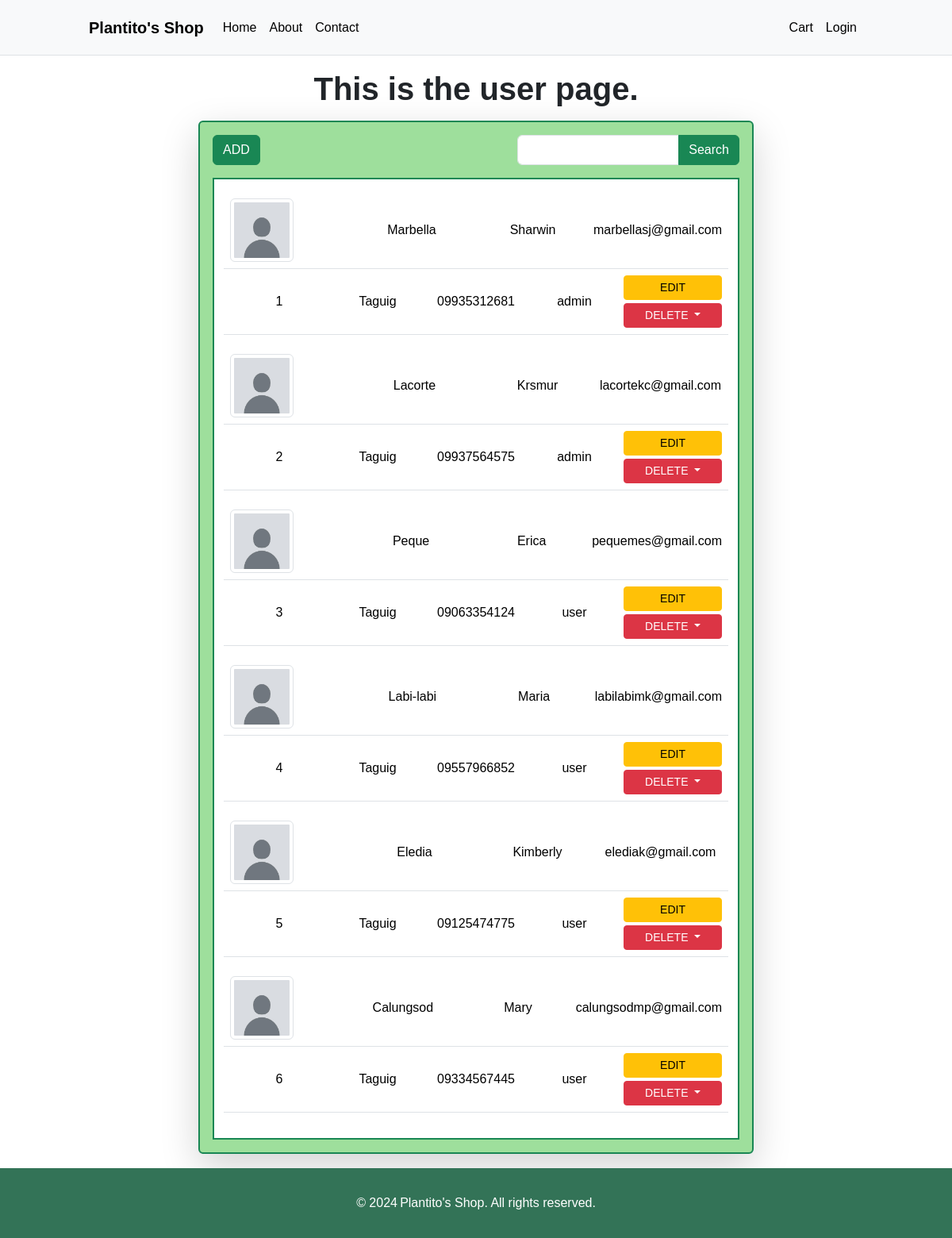
The app's page /user/index.php with its own data.
### tables this page shows
CREATE TABLE user (
    user_id INT NOT NULL PRIMARY KEY AUTO_INCREMENT,
    email char(64),
    password varchar(64),
    lname varchar(32) NOT NULL,
    fname varchar(32),
    addressline TEXT,
    phone varchar(16),
    pfp_path varchar(128),
    role_id INT NOT NULL
);

CREATE TABLE role(
    role_id INT NOT NULL PRIMARY KEY AUTO_INCREMENT,
    description varchar(32)
);

### user/index.php (the view, shortened to what this page needs)
<?php
    include('../includes/config.php');
    include('../includes/headerBS.php');
    if(isset($_GET['search']))
        $keyword = strtolower(trim($_GET['search']));
    else
        $keyword = "";
    if($keyword){
        $sql = "SELECT u.user_id, u.lname, u.fname, u.email, u.addressline, u.phone, u.pfp_path, r.description FROM user u INNER JOIN role r ON u.role_id = r.role_id WHERE u.lname LIKE '%{$keyword}%'";
        $result = mysqli_query($conn, $sql);
    }else{
        $sql = "SELECT u.user_id, u.lname, u.fname, u.email, u.addressline, u.phone, u.pfp_path, r.description FROM user u INNER JOIN role r ON u.role_id = r.role_id";
        $result = mysqli_query($conn, $sql);
    }
?>
<!DOCTYPE html>
<html lang="en">
<head>
    <link href="https://cdn.jsdelivr.net/npm/bootstrap@5.3.3/dist/css/bootstrap.min.css" rel="stylesheet">
</head>
<body>
    <h1 class="text-center p-2 fw-bold">This is the user page.</h1>
    <div class="container-sm outer-box p-3 mb-3 shadow-lg  border border-success border-2 rounded">
        <div class="row top-header pb-3 justify-content-between">
            <div class="col-4 d-flex align-items-center justify-content-start">
                <form action="register.php" method="post">
                    <button class="btn btn-success" name="add_user">ADD</button>
                </form>
            </div>
            <div class="col-8 d-flex align-items-center justify-content-end">
                <form action="" method="get" class="d-inline-block">
                    <div class="input-group">
                        <input type="text" class="form-control" name="search">
                        <button class="btn btn-success">Search</button>
                    </div>
                </form>
            </div>
        </div>
        <div class="container inner-box border border-success border-2 py-3 px-4">
        <?php
            while($row = mysqli_fetch_array($result)){
                echo "
                    <table class=\"table text-center \">
                        <tr class=\"details row d-grid\">
                            <td class=\"col d-flex d-flex align-items-center\">
                                <div class=\"col d-grid align-items-center\">
                                    <img class=\"img-thumbnail image-admin-css\" src=\"{$row['pfp_path']}\" style=\"object-fit: cover;\">
                                </div>
                                <div class=\"col d-grid align-items-center text-wrap\">{$row['lname']}</div>
                                <div class=\"col d-grid align-items-center text-wrap\">{$row['fname']}</div>
                                <div class=\"col d-grid align-items-center text-wrap\">{$row['email']}</div>
                            </td>
                            <td class=\"col d-flex align-items-center\">
                                <div class=\"col d-grid align-items-center text-wrap\">{$row['user_id']}</div>
                                <div class=\"col d-grid align-items-center text-wrap\">{$row['addressline']}</div>
                                <div class=\"col d-grid align-items-center text-wrap\">{$row['phone']}</div>
                                <div class=\"col d-grid align-items-center text-wrap\">{$row['description']}</div>
                                <div class=\"col d-grid align-items-center\">
                                    <div class=\"row d-grid gap-1\">
                                        <form action=\"edit.php\" method=\"post\">
                                            <button class=\"btn btn-warning btn-sm w-100\" name=\"update_id\" value=\"{$row['user_id']}\">EDIT</button>
                                        </form>
                                        <div class=\"dropdown d-block\">
                                            <button class=\"btn btn-danger btn-sm w-100 dropdown-toggle\" type=\"button\" data-bs-toggle=\"dropdown\" aria-expanded=\"false\">
                                                DELETE
                                            </button>
                                                    <button class=\"dropdown-item btn-sm w-100\" name=\"delete_id\" value=\"{$row['user_id']}\">YES</button>
                                                    <button class=\"dropdown-item btn-sm w-100\" name=\"no\" value=\"{$row['user_id']}\">NO</button>
                                        </div>
                                    </div>
                                </div>
                            </td>
                        </tr>
                    </table>
                ";
            }
        ?>
        </div>
    </div>
</body>
</html>
<?php
    include('../includes/footer.php');
?>

### includes/headerBS.php (shortened to what this page needs)
<nav class="navbar navbar-expand-sm bg-body-tertiary site-header border-bottom">
    <div class="container-fluid" style="max-width: 1000px;">
        <a class="navbar-brand fw-bold green-hover" href="/plantitoshop/">Plantito's Shop</a>
        <div class="collapse navbar-collapse" id="navbarSupportedContent">
            <ul class="navbar-nav me-auto mb-2 mb-sm-0">
                <li class="nav-item">
                    <a class="nav-link green-hover" href="/plantitoshop/">Home</a>
                </li>
                <li class="nav-item">
                    <a class="nav-link green-hover" href="#">About</a>
                </li>
                <li class="nav-item">
                    <a class="nav-link green-hover" href="#">Contact</a>
                </li>
            </ul>
            <ul class="navbar-nav mb-2 mb-sm-0">
                <li class="nav-item">
                    <a class="nav-link green-hover" href="#">Cart</a>
                </li>
                <?php
                    if($_SESSION['roleDesc'] == "admin" || $_SESSION['roleDesc'] == "user")
                        echo "<li class=\"nav-item dropdown\">
                                <a class=\"nav-link dropdown-toggle green-hover\" href=\"#\" role=\"button\" data-bs-toggle=\"dropdown\" aria-expanded=\"false\">
                                    Settings
                                </a>
                                <ul class=\"dropdown-menu dropdown-menu-end dropdown-menu-sm-start\">
                                    <li><a class=\"dropdown-item\" href=\"/plantitoshop/user/profile.php\">Profile</a></li>
                                    <li><a class=\"dropdown-item\" href=\"/plantitoshop/user/security.php\">Security</a></li>
                                    <li><hr class=\"dropdown-divider\"></li>
                                    <li><a class=\"dropdown-item\" href=\"/plantitoshop/user/logout.php\">Logout</a></li>
                                </ul>
                            </li>";
                    else{
                        echo "<li class=\"nav-item\">
                                <form action=\"\" method=\"post\"><button class=\"nav-link green-hover\" name=\"login\">Login</button></form>
                            </li>";
                    }
                ?>
            </ul>
        </div>
    </div>
</nav>

### includes/footer.php
<footer>
    <div class="footer">&copy;
        <?php
            $date = date('Y');
            echo "{$date}";
        ?>
    <span> Plantito's Shop. All rights reserved.</span></div>
</footer>

### records on screen
user: pfp_path (placeholder picture), lname "Marbella", fname "Sharwin", email "marbellasj@gmail.com", user_id "1", addressline "Taguig", phone "09935312681", role.description "admin"
user: pfp_path (placeholder picture), lname "Lacorte", fname "Krsmur", email "lacortekc@gmail.com", user_id "2", addressline "Taguig", phone "09937564575", role.description "admin"
user: pfp_path (placeholder picture), lname "Peque", fname "Erica", email "pequemes@gmail.com", user_id "3", addressline "Taguig", phone "09063354124", role.description "user"
user: pfp_path (placeholder picture), lname "Labi-labi", fname "Maria", email "labilabimk@gmail.com", user_id "4", addressline "Taguig", phone "09557966852", role.description "user"
user: pfp_path (placeholder picture), lname "Eledia", fname "Kimberly", email "elediak@gmail.com", user_id "5", addressline "Taguig", phone "09125474775", role.description "user"
user: pfp_path (placeholder picture), lname "Calungsod", fname "Mary", email "calungsodmp@gmail.com", user_id "6", addressline "Taguig", phone "09334567445", role.description "user"
